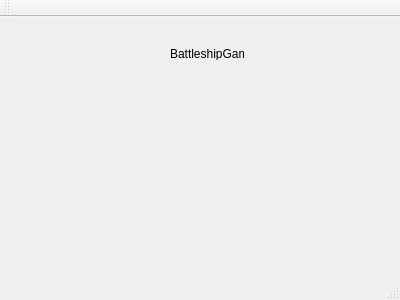
<?xml version="1.0" encoding="UTF-8"?>
<ui version="4.0">
 <class>MainWindow</class>
 <widget class="QMainWindow" name="MainWindow">
  <property name="geometry">
   <rect>
    <x>0</x>
    <y>0</y>
    <width>400</width>
    <height>300</height>
   </rect>
  </property>
  <property name="windowTitle">
   <string>MainWindow</string>
  </property>
  <widget class="QWidget" name="centralWidget">
   <widget class="QLabel" name="label">
    <property name="geometry">
     <rect>
      <x>170</x>
      <y>30</y>
      <width>74</width>
      <height>13</height>
     </rect>
    </property>
    <property name="text">
     <string>BattleshipGame</string>
    </property>
   </widget>
  </widget>
  <widget class="QMenuBar" name="menuBar">
   <property name="geometry">
    <rect>
     <x>0</x>
     <y>0</y>
     <width>400</width>
     <height>21</height>
    </rect>
   </property>
  </widget>
  <widget class="QToolBar" name="mainToolBar">
   <attribute name="toolBarArea">
    <enum>TopToolBarArea</enum>
   </attribute>
   <attribute name="toolBarBreak">
    <bool>false</bool>
   </attribute>
  </widget>
  <widget class="QStatusBar" name="statusBar"/>
 </widget>
 <layoutdefault spacing="6" margin="11"/>
 <resources/>
 <connections/>
</ui>
